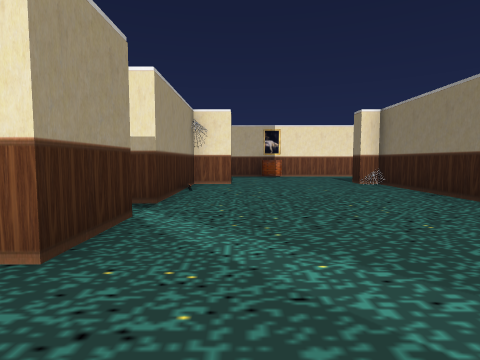
[1] (above)

24 first-person views from a walk through a scene from a Unity 3-D project. The camera is 1.3 m above the floor, tilts 4° down and sees 80° across. Doors are open. The floor is counted in squares, 2 m on a side. Each view is taken from the middle of a square. On the plan, view 1 faces up. The plan holds only what a view shows up to about 9 squares ahead; the rest is blank. The player is left out. Some surface patterns are stand-ins.

[2]
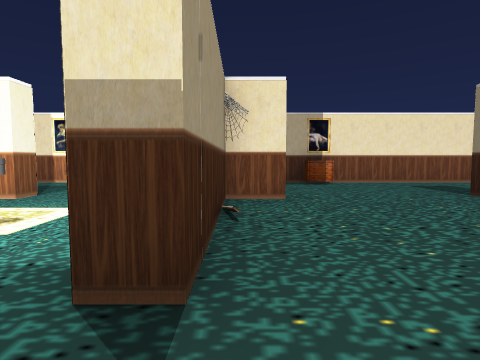

[3]
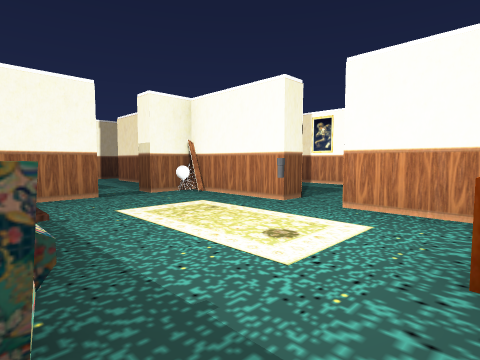

[4]
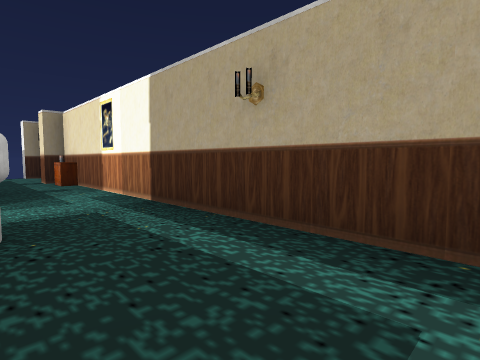

[5]
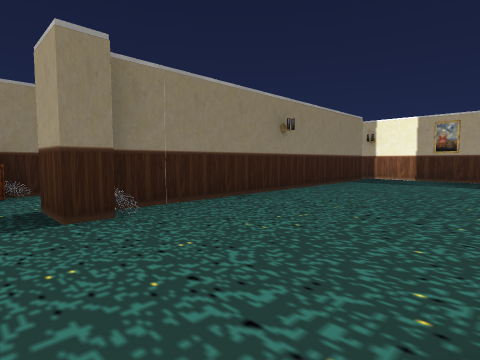

[6]
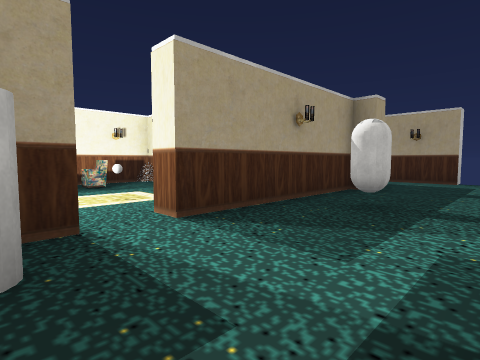

[7]
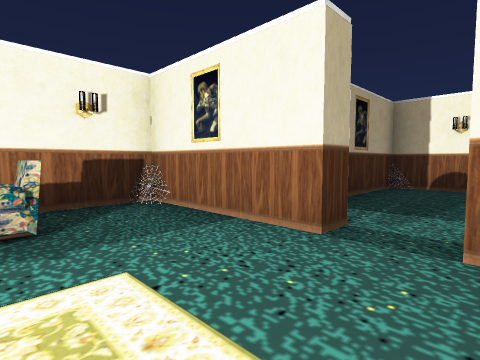

[8]
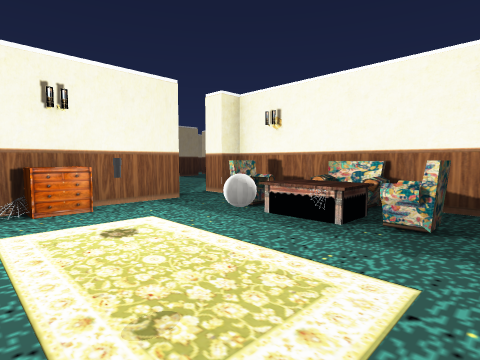

[9]
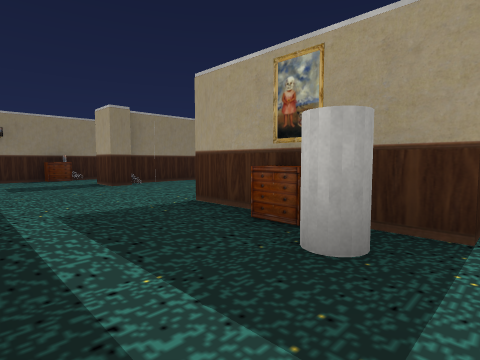

[10]
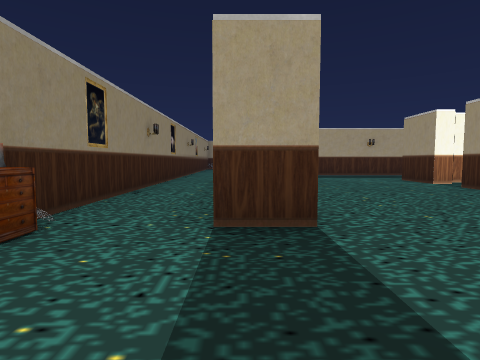

[11]
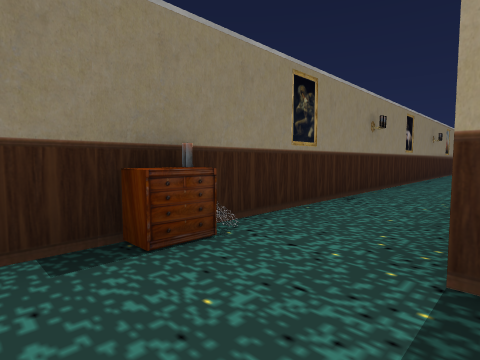

[12]
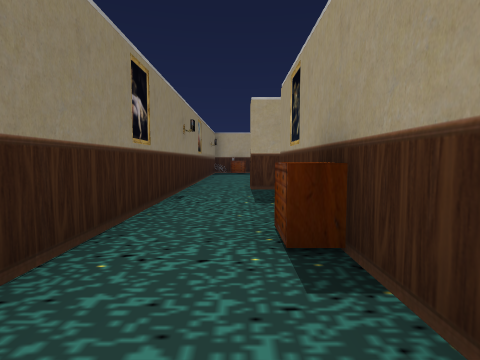

[13]
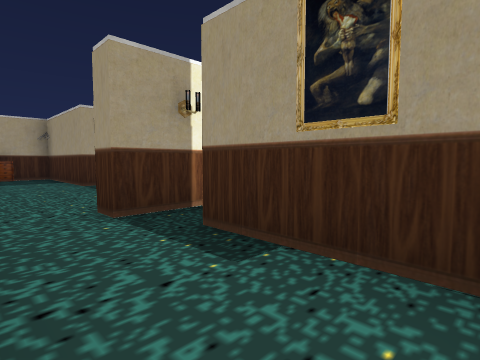

[14]
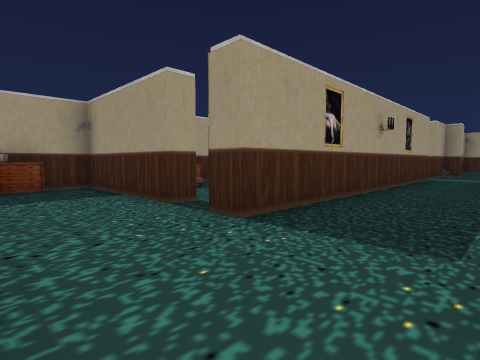

[15]
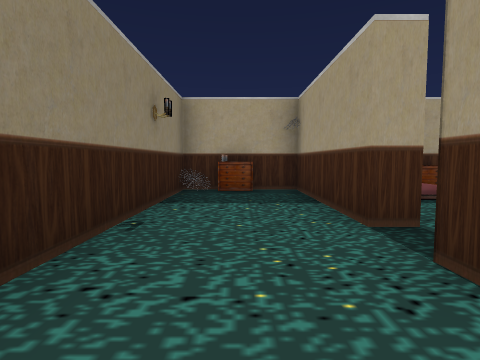

[16]
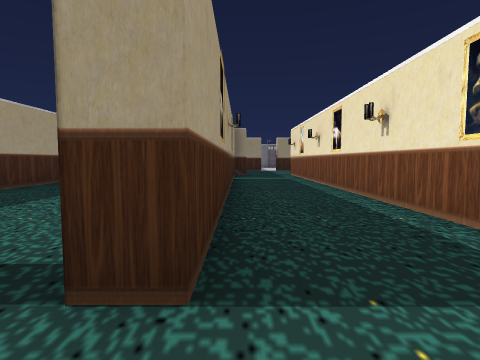

[17]
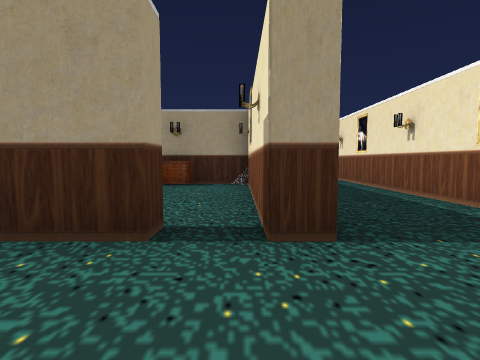

[18]
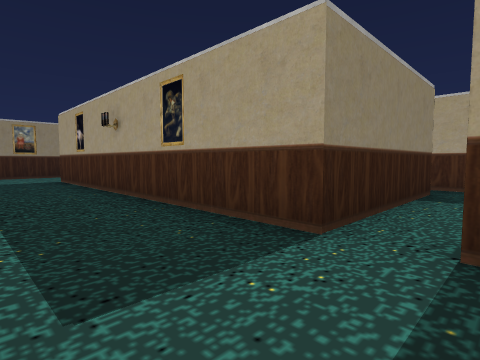

[19]
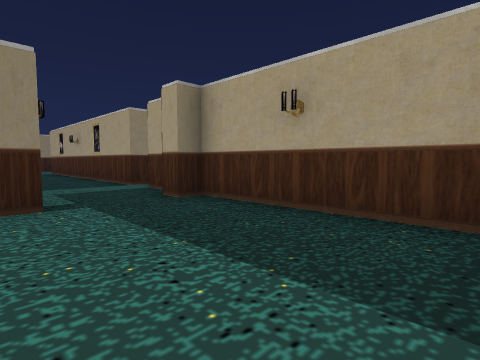

[20]
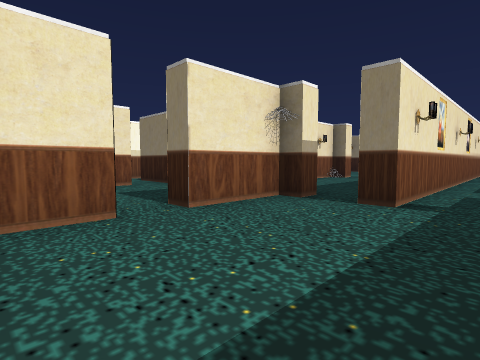

[21]
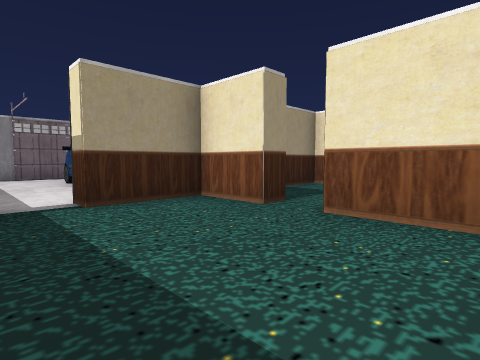

[22]
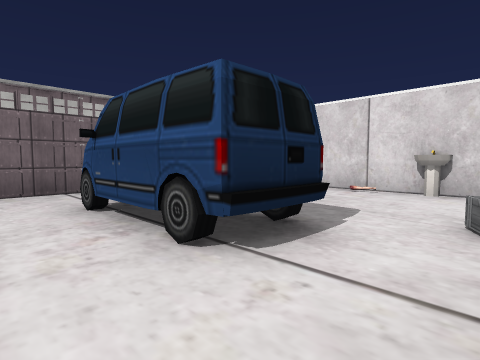

[23]
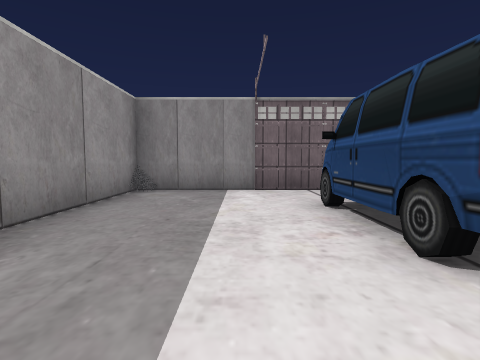

[24]
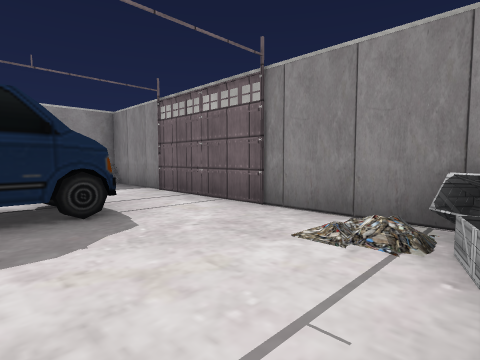

### Floor plan
Points are (right, up) in squares from view 1. A wall is a line through its corners. A room is listed if a view was taken in it or the views show most of it. See-through windows are left out.
Room 1 (views 1, 2, 4, 5, 6, 9, 10, 11, 12, 13, 14, 15, 16, 17)
walls: (-1.8, 5.4) (-1.8, 6.8); (-1.2, 3.3) (-1.2, 2.4); (-0.1, 7.7) (-1.2, 7.7) (-1.2, 4.2); (4.3, 4.2) (4.3, -0.4); (-3.9, 8.3) (-0.2, 8.3); (-0.1, 11.2) (-9.2, 11.2) (-9.2, 10.8) (-9.8, 10.8); (3.7, 0) (3.7, 7.6); (0.9, -1.2) (4.8, -1.2) (4.8, -1.9); (5.8, 11.2) (1.6, 11.2); (-9.2, 8.3) (-4.7, 8.3); (3.8, -4.2) (3.8, -4.8); (-10.4, 7.7) (-11.1, 7.7); (3.8, -5.7) (3.8, -9.2) (4.4, -9.2); (-11.5, 4.8) (-9.9, 4.8); (-12.2, 6.2) (-12.2, 5.5); (-12.2, 9.8) (-12.2, 8.1); (6.2, -8.5) (6.2, 10.1)
ways out: open door at (-8, 6.5) to room 2; open door at (-4, 8) to room 2; open door at (-1, 4) to room 2; opening at (4.5, -2.5) to room 3; gap at (-9, 5) to room 3; open door at (4, -5); gap at (-12.3, 10.7)
objects: other object (-12, 5); drawers (-8, 11); other object (-7, 8); other object (-7, 10); other object (-3, 9); other object (-2, 6); drawers (-2, 8); drawers (-1, 6); other object (1, 11); other object (4, -9); other object (4, 3); other object (4, 8); other object (5, -9); drawers (5, 9); other object (6, -9); other object (6, 8); candle (6, 9)
Room 2 (views 3, 7, 8)
walls: (-6.5, 2.8) (-1.8, 2.8); (-4.7, 7.7) (-6.5, 7.7); (-7.9, 5.8) (-7.2, 5.8) (-7.2, 3.5); (-7.2, 7.5) (-7.2, 6.8) (-7.8, 6.8); (-1.8, 3.3) (-1.2, 3.3); (-2.4, 7.7) (-3.9, 7.7); (-1.2, 4.2) (-1.8, 4.2) (-1.8, 5.4)
ways out: open door at (-8, 6.5) to room 1; open door at (-4, 8) to room 1; open door at (-1, 4) to room 1
objects: other object (-7, 7); ball (-6, 6); sofa (-5, 4); rug (-5, 6); sofa (-4, 3); table (-4, 4); flashlight (-4, 6); sofa (-3, 4)
Room 3 (views 18, 19, 20, 21, 24)
walls: (-8.4, 0.2) (-9.8, 0.2) (-9.8, 0.8); (-10.7, 0.9) (-10.7, 0.2) (-12.2, 0.2) (-12.2, -1.7) (-12.8, -1.7); (-7.8, 4) (-7.8, 5.5); (-8.6, 4.2) (-9.2, 4.2); (-12.2, 3.5) (-12.2, 2.8); (-6.4, -4.2) (-5.6, -4.2); (-11.8, -4.2) (-7.8, -4.2); (-4.8, -4.2) (3.8, -4.2); (-14.6, 4.2) (-16.5, 4.2); (-19.2, -1.6) (-19.2, -2.5); (-19.2, 3.6) (-19.2, 1.2); (2.4, -1.7) (-7.8, -1.7) (-7.8, -1.2)
ways out: opening at (4.5, -2.5) to room 1; gap at (-9, 5) to room 1; opening at (-17, -1.2) to room 4; open door at (-12, -2) to room 4; gap at (-5.5, -4)
objects: other object (-19, 0); crate (-19, 4); crate (-18, 4); other object (-17, -1) to (-17, 0); sink (-14, 4); crate (-13, 1); other object (-13, 4); other object (-7, 3)
Room 4 (views 22, 23)
walls: (-18.2, -4.2) (-15.6, -4.2); (-19.2, -2.5) (-19.2, -3.5)
ways out: opening at (-17, -1.2) to room 3; open door at (-12, -2) to room 3
objects: other object (-19, -4); other object (-15, -1)

Positions as (right, up) in squares from view 1, and headings:
1: (0, 0), facing up
2: (-1, 3), facing up
3: (-2, 4), facing up-left
4: (0, 9), facing up-left
5: (0, 9), facing down-right
6: (-3, 11), facing down-left
7: (-5, 7), facing down-left
8: (-6, 7), facing down-right
9: (-4, 11), facing down-right
10: (4, 11), facing down
11: (4, 10), facing down-right
12: (5, 5), facing down
13: (6, 2), facing down-left
14: (6, -2), facing down-left
15: (5, -3), facing down
16: (5, -4), facing left
17: (6, -5), facing left
18: (-6, -2), facing down-right
19: (-12, -1), facing down-right
20: (-12, -3), facing up-right
21: (-8, -3), facing up-left
22: (-13, -2), facing up-left
23: (-13, -2), facing left
24: (-16, 4), facing down-left
